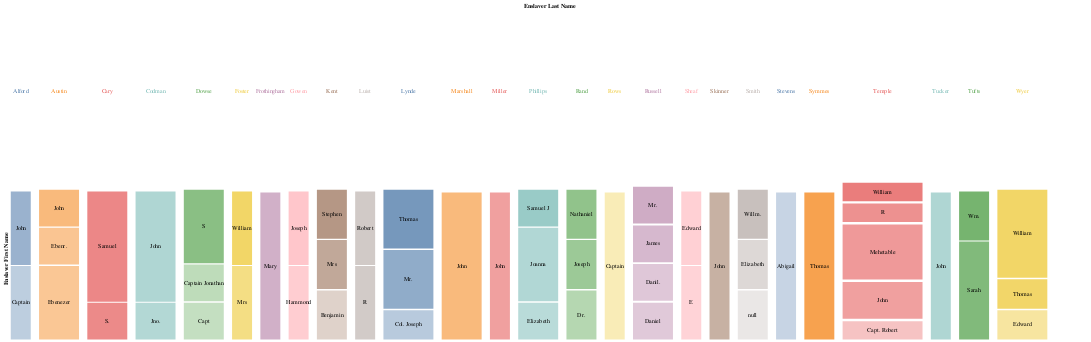

Notebook source saved alongside this figure:
### Code cell
base = (
    alt.Chart(data=multi_slaves)
    .transform_aggregate(count_="count()", groupby=["Enslaver Last Name", "Enslaver First Name"])
    .transform_stack(
        stack="count_",
        as_=["stack_count_Enslaver_Last_Name1", "stack_count_Enslaver_Last_Name2"],
        offset="normalize",
        sort=[alt.SortField("Enslaver Last Name", "ascending")],
        groupby=[],
    )
    .transform_window(
        x="min(stack_count_Enslaver_Last_Name1)",
        x2="max(stack_count_Enslaver_Last_Name2)",
        rank_First="dense_rank()",
        distinct_First="distinct(Enslaver First Name)",
        groupby=["Enslaver Last Name"],
        frame=[None, None],
        sort=[alt.SortField("Enslaver First Name", "ascending")],
    )
    .transform_window(
        rank_Last="dense_rank()",
        frame=[None, None],
        sort=[alt.SortField("Enslaver Last Name", "ascending")],
    )
    .transform_stack(
        stack="count_",
        groupby=["Enslaver Last Name"],
        as_=["y", "y2"],
        offset="normalize",
        sort=[alt.SortField("Enslaver First Name", "ascending")],
    )
    .transform_calculate(
        ny="datum.y + (datum.rank_First - 1) * datum.distinct_First * 0.01 / 3",
        ny2="datum.y2 + (datum.rank_First - 1) * datum.distinct_First * 0.01 / 3",
        nx="datum.x + (datum.rank_Last - 1) * 0.01",
        nx2="datum.x2 + (datum.rank_Last - 1) * 0.01",
        xc="(datum.nx+datum.nx2)/2",
        yc="(datum.ny+datum.ny2)/2",
    ).properties(
        height=300,
        width=2000
    )
)


rect = base.mark_rect().encode(
    x=alt.X("nx:Q").axis(None),
    x2="nx2",
    y="ny:Q",
    y2="ny2",
    color=alt.Color("Enslaver Last Name:N").legend(None),
    opacity=alt.Opacity("Enslaver First Name:N").legend(None),
    tooltip=["Enslaver Last Name:N", "Enslaver First Name:Q"],
)


text = base.mark_text(baseline="middle").encode(
    alt.X("xc:Q").axis(None),
    alt.Y("yc:Q").title("Enslaver First Name"),
    text="Enslaver First Name:N"
)

mosaic = rect + text

origin_labels = base.mark_text(baseline="middle", align="center").encode(
    alt.X("min(xc):Q").title("Enslaver Last Name").axis(orient="top"),
    alt.Color("Enslaver Last Name").legend(None),
    text="Enslaver Last Name",
)

(
    (origin_labels & mosaic)
    .resolve_scale(x="shared")
    .configure_view(stroke="")
    .configure_concat(spacing=10)
    .configure_axis(domain=False, ticks=False, labels=False, grid=False)
)

### Figure 1 — Vega-Lite specification as saved in the notebook (floating-point values rounded to 4 significant figures)
{"config": {"view": {"continuousWidth": 300, "continuousHeight": 300, "stroke": ""}, "axis": {"domain": false, "grid": false, "labels": false, "ticks": false}, "concat": {"spacing": 10}}, "vconcat": [{"mark": {"type": "text", "align": "center", "baseline": "middle"}, "encoding": {"color": {"field": "Enslaver Last Name", "legend": null, "type": "nominal"}, "text": {"field": "Enslaver Last Name", "type": "nominal"}, "x": {"aggregate": "min", "axis": {"orient": "top"}, "field": "xc", "title": "Enslaver Last Name", "type": "quantitative"}}, "height": 300, "transform": [{"aggregate": [{"op": "count", "as": "count_"}], "groupby": ["Enslaver Last Name", "Enslaver First Name"]}, {"groupby": [], "stack": "count_", "offset": "normalize", "sort": [{"field": "Enslaver Last Name", "order": "ascending"}], "as": ["stack_count_Enslaver_Last_Name1", "stack_count_Enslaver_Last_Name2"]}, {"window": [{"op": "min", "field": "stack_count_Enslaver_Last_Name1", "as": "x"}, {"op": "max", "field": "stack_count_Enslaver_Last_Name2", "as": "x2"}, {"op": "dense_rank", "field": "", "as": "rank_First"}, {"op": "distinct", "field": "Enslaver First Name", "as": "distinct_First"}], "frame": [null, null], "groupby": ["Enslaver Last Name"], "sort": [{"field": "Enslaver First Name", "order": "ascending"}]}, {"window": [{"op": "dense_rank", "field": "", "as": "rank_Last"}], "frame": [null, null], "sort": [{"field": "Enslaver Last Name", "order": "ascending"}]}, {"groupby": ["Enslaver Last Name"], "stack": "count_", "offset": "normalize", "sort": [{"field": "Enslaver First Name", "order": "ascending"}], "as": ["y", "y2"]}, {"calculate": "datum.y + (datum.rank_First - 1) * datum.distinct_First * 0.01 / 3", "as": "ny"}, {"calculate": "datum.y2 + (datum.rank_First - 1) * datum.distinct_First * 0.01 / 3", "as": "ny2"}, {"calculate": "datum.x + (datum.rank_Last - 1) * 0.01", "as": "nx"}, {"calculate": "datum.x2 + (datum.rank_Last - 1) * 0.01", "as": "nx2"}, {"calculate": "(datum.nx+datum.nx2)/2", "as": "xc"}, {"calculate": "(datum.ny+datum.ny2)/2", "as": "yc"}], "width": 2000}, {"layer": [{"mark": {"type": "rect"}, "encoding": {"color": {"field": "Enslaver Last Name", "legend": null, "type": "nominal"}, "opacity": {"field": "Enslaver First Name", "legend": null, "type": "nominal"}, "tooltip": [{"field": "Enslaver Last Name", "type": "nominal"}, {"field": "Enslaver First Name", "type": "quantitative"}], "x": {"axis": null, "field": "nx", "type": "quantitative"}, "x2": {"field": "nx2"}, "y": {"field": "ny", "type": "quantitative"}, "y2": {"field": "ny2"}}, "transform": [{"aggregate": [{"op": "count", "as": "count_"}], "groupby": ["Enslaver Last Name", "Enslaver First Name"]}, {"groupby": [], "stack": "count_", "offset": "normalize", "sort": [{"field": "Enslaver Last Name", "order": "ascending"}], "as": ["stack_count_Enslaver_Last_Name1", "stack_count_Enslaver_Last_Name2"]}, {"window": [{"op": "min", "field": "stack_count_Enslaver_Last_Name1", "as": "x"}, {"op": "max", "field": "stack_count_Enslaver_Last_Name2", "as": "x2"}, {"op": "dense_rank", "field": "", "as": "rank_First"}, {"op": "distinct", "field": "Enslaver First Name", "as": "distinct_First"}], "frame": [null, null], "groupby": ["Enslaver Last Name"], "sort": [{"field": "Enslaver First Name", "order": "ascending"}]}, {"window": [{"op": "dense_rank", "field": "", "as": "rank_Last"}], "frame": [null, null], "sort": [{"field": "Enslaver Last Name", "order": "ascending"}]}, {"groupby": ["Enslaver Last Name"], "stack": "count_", "offset": "normalize", "sort": [{"field": "Enslaver First Name", "order": "ascending"}], "as": ["y", "y2"]}, {"calculate": "datum.y + (datum.rank_First - 1) * datum.distinct_First * 0.01 / 3", "as": "ny"}, {"calculate": "datum.y2 + (datum.rank_First - 1) * datum.distinct_First * 0.01 / 3", "as": "ny2"}, {"calculate": "datum.x + (datum.rank_Last - 1) * 0.01", "as": "nx"}, {"calculate": "datum.x2 + (datum.rank_Last - 1) * 0.01", "as": "nx2"}, {"calculate": "(datum.nx+datum.nx2)/2", "as": "xc"}, {"calculate": "(datum.ny+datum.ny2)/2", "as": "yc"}]}, {"mark": {"type": "text", "baseline": "middle"}, "encoding": {"text": {"field": "Enslaver First Name", "type": "nominal"}, "x": {"axis": null, "field": "xc", "type": "quantitative"}, "y": {"field": "yc", "title": "Enslaver First Name", "type": "quantitative"}}, "transform": [{"aggregate": [{"op": "count", "as": "count_"}], "groupby": ["Enslaver Last Name", "Enslaver First Name"]}, {"groupby": [], "stack": "count_", "offset": "normalize", "sort": [{"field": "Enslaver Last Name", "order": "ascending"}], "as": ["stack_count_Enslaver_Last_Name1", "stack_count_Enslaver_Last_Name2"]}, {"window": [{"op": "min", "field": "stack_count_Enslaver_Last_Name1", "as": "x"}, {"op": "max", "field": "stack_count_Enslaver_Last_Name2", "as": "x2"}, {"op": "dense_rank", "field": "", "as": "rank_First"}, {"op": "distinct", "field": "Enslaver First Name", "as": "distinct_First"}], "frame": [null, null], "groupby": ["Enslaver Last Name"], "sort": [{"field": "Enslaver First Name", "order": "ascending"}]}, {"window": [{"op": "dense_rank", "field": "", "as": "rank_Last"}], "frame": [null, null], "sort": [{"field": "Enslaver Last Name", "order": "ascending"}]}, {"groupby": ["Enslaver Last Name"], "stack": "count_", "offset": "normalize", "sort": [{"field": "Enslaver First Name", "order": "ascending"}], "as": ["y", "y2"]}, {"calculate": "datum.y + (datum.rank_First - 1) * datum.distinct_First * 0.01 / 3", "as": "ny"}, {"calculate": "datum.y2 + (datum.rank_First - 1) * datum.distinct_First * 0.01 / 3", "as": "ny2"}, {"calculate": "datum.x + (datum.rank_Last - 1) * 0.01", "as": "nx"}, {"calculate": "datum.x2 + (datum.rank_Last - 1) * 0.01", "as": "nx2"}, {"calculate": "(datum.nx+datum.nx2)/2", "as": "xc"}, {"calculate": "(datum.ny+datum.ny2)/2", "as": "yc"}]}], "height": 300, "width": 2000}], "data": {"name": "data-e04330dd5e52659c462c085ce1a24668"}, "resolve": {"scale": {"x": "shared"}}, "$schema": "https://vega.github.io/schema/vega-lite/v5.17.0.json", "datasets": {"data-e04330dd5e52659c462c085ce1a24668": [{"Year of Record": 1741, "Total People Enslaved in Record": 1, "# Male": 0, "# Female": 1, "# Black": 1, "# Native": 0, "Name and/or Description": "Coelia", "Enslaver Last Name": "Alford", "Enslaver First Name": "Captain", "Town": "Charlestown", "Unique ID": "ID_1"}, {"Year of Record": 1751, "Total People Enslaved in Record": 1, "# Male": 0, "# Female": 1, "# Black": 1, "# Native": 0, "Name and/or Description": "Phillis", "Enslaver Last Name": "Alford", "Enslaver First Name": "John", "Town": "Charlestown", "Unique ID": "ID_2"}, {"Year of Record": 1749, "Total People Enslaved in Record": 1, "# Male": 0, "# Female": 1, "# Black": 1, "# Native": 0, "Name and/or Description": "Belinda ", "Enslaver Last Name": "Austin", "Enslaver First Name": "John", "Town": "Charlestown", "Unique ID": "ID_5"}, {"Year of Record": 1721, "Total People Enslaved in Record": 1, "# Male": 1, "# Female": 0, "# Black": 1, "# Native": 0, "Name and/or Description": "Cezar ", "Enslaver Last Name": "Austin", "Enslaver First Name": "Ebenr.", "Town": "Charlestown", "Unique ID": "ID_6"}, {"Year of Record": 1751, "Total People Enslaved in Record": 1, "# Male": 0, "# Female": 1, "# Black": 1, "# Native": 0, "Name and/or Description": "Grace", "Enslaver Last Name": "Austin", "Enslaver First Name": "Ebenezer", "Town": "Charlestown", "Unique ID": "ID_7"}, {"Year of Record": 1751, "Total People Enslaved in Record": 1, "# Male": 0, "# Female": 1, "# Black": 1, "# Native": 0, "Name and/or Description": "Nanne", "Enslaver Last Name": "Austin", "Enslaver First Name": "Ebenezer", "Town": "Charlestown", "Unique ID": "ID_8"}, {"Year of Record": 1741, "Total People Enslaved in Record": 1, "# Male": 1, "# Female": 0, "# Black": 1, "# Native": 0, "Name and/or Description": "Jupiter", "Enslaver Last Name": "Cary", "Enslaver First Name": "Samuel", "Town": "Charlestown", "Unique ID": "ID_16"}, {"Year of Record": 1741, "Total People Enslaved in Record": 1, "# Male": 0, "# Female": 1, "# Black": 1, "# Native": 0, "Name and/or Description": "Marcah", "Enslaver Last Name": "Cary", "Enslaver First Name": "Samuel", "Town": "Charlestown", "Unique ID": "ID_17"}, {"Year of Record": 1741, "Total People Enslaved in Record": 1, "# Male": 1, "# Female": 0, "# Black": 1, "# Native": 0, "Name and/or Description": "Tartar", "Enslaver Last Name": "Cary", "Enslaver First Name": "S.", "Town": "Charlestown", "Unique ID": "ID_18"}, {"Year of Record": 1741, "Total People Enslaved in Record": 1, "# Male": 1, "# Female": 0, "# Black": 1, "# Native": 0, "Name and/or Description": "Wenham", "Enslaver Last Name": "Cary", "Enslaver First Name": "Samuel", "Town": "Charlestown", "Unique ID": "ID_19"}, {"Year of Record": 1755, "Total People Enslaved in Record": 1, "# Male": 1, "# Female": 0, "# Black": 1, "# Native": 0, "Name and/or Description": "Mark", "Enslaver Last Name": "Codman", "Enslaver First Name": "John", "Town": "Charlestown", "Unique ID": "ID_24"}, {"Year of Record": 1755, "Total People Enslaved in Record": 1, "# Male": 0, "# Female": 1, "# Black": 1, "# Native": 0, "Name and/or Description": "Phebe ", "Enslaver Last Name": "Codman", "Enslaver First Name": "John", "Town": "Charlestown", "Unique ID": "ID_25"}, {"Year of Record": 1755, "Total People Enslaved in Record": 1, "# Male": 0, "# Female": 1, "# Black": 1, "# Native": 0, "Name and/or Description": "Phillis", "Enslaver Last Name": "Codman", "Enslaver First Name": "John", "Town": "Charlestown", "Unique ID": "ID_26"}, {"Year of Record": 1770, "Total People Enslaved in Record": 1, "# Male": 1, "# Female": 0, "# Black": 1, "# Native": 0, "Name and/or Description": "Pompey ", "Enslaver Last Name": "Codman", "Enslaver First Name": "Jno.", "Town": "Charlestown", "Unique ID": "ID_27"}, {"Year of Record": 1771, "Total People Enslaved in Record": 1, "# Male": 1, "# Female": 0, "# Black": 1, "# Native": 0, "Name and/or Description": "Bacchus", "Enslaver Last Name": "Dowse", "Enslaver First Name": "Capt", "Town": "Charlestown", "Unique ID": "ID_30"}, {"Year of Record": 1766, "Total People Enslaved in Record": 1, "# Male": 1, "# Female": 0, "# Black": 1, "# Native": 0, "Name and/or Description": "Juba", "Enslaver Last Name": "Dowse", "Enslaver First Name": "S", "Town": "Charlestown", "Unique ID": "ID_31"}, {"Year of Record": 1713, "Total People Enslaved in Record": 1, "# Male": 1, "# Female": 0, "# Black": 1, "# Native": 0, "Name and/or Description": "man", "Enslaver Last Name": "Dowse", "Enslaver First Name": "Captain Jonathan", "Town": "Charlestown", "Unique ID": "ID_32"}, {"Year of Record": 1746, "Total People Enslaved in Record": 1, "# Male": 0, "# Female": 1, "# Black": 1, "# Native": 0, "Name and/or Description": "Phillida", "Enslaver Last Name": "Dowse", "Enslaver First Name": "S", "Town": "Charlestown", "Unique ID": "ID_33"}, {"Year of Record": 1751, "Total People Enslaved in Record": 1, "# Male": 0, "# Female": 1, "# Black": 1, "# Native": 0, "Name and/or Description": "Dina", "Enslaver Last Name": "Foster", "Enslaver First Name": "Mrs", "Town": "Charlestown", "Unique ID": "ID_37"}, {"Year of Record": 1748, "Total People Enslaved in Record": 1, "# Male": 1, "# Female": 0, "# Black": 1, "# Native": 0, "Name and/or Description": "Pompey", "Enslaver Last Name": "Foster", "Enslaver First Name": "William", "Town": "Charlestown", "Unique ID": "ID_38"}, {"Year of Record": 1729, "Total People Enslaved in Record": 1, "# Male": 1, "# Female": 0, "# Black": 1, "# Native": 0, "Name and/or Description": "Jack ", "Enslaver Last Name": "Frothingham", "Enslaver First Name": "Mary", "Town": "Charlestown", "Unique ID": "ID_41"}, {"Year of Record": 1710, "Total People Enslaved in Record": 1, "# Male": 0, "# Female": 1, "# Black": 1, "# Native": 0, "Name and/or Description": "Robin", "Enslaver Last Name": "Frothingham", "Enslaver First Name": "Mary", "Town": "Charlestown", "Unique ID": "ID_42"}, {"Year of Record": 1742, "Total People Enslaved in Record": 1, "# Male": 0, "# Female": 1, "# Black": 1, "# Native": 0, "Name and/or Description": "Flora ", "Enslaver Last Name": "Gowen", "Enslaver First Name": "Joseph", "Town": "Charlestown", "Unique ID": "ID_45"}, {"Year of Record": 1762, "Total People Enslaved in Record": 1, "# Male": 1, "# Female": 0, "# Black": 1, "# Native": 0, "Name and/or Description": "Fortune", "Enslaver Last Name": "Gowen", "Enslaver First Name": "Hammond", "Town": "Charlestown", "Unique ID": "ID_46"}, {"Year of Record": 1762, "Total People Enslaved in Record": 1, "# Male": 0, "# Female": 1, "# Black": 1, "# Native": 0, "Name and/or Description": "Jane", "Enslaver Last Name": "Kent", "Enslaver First Name": "Mrs", "Town": "Charlestown", "Unique ID": "ID_53"}, {"Year of Record": 1753, "Total People Enslaved in Record": 1, "# Male": 0, "# Female": 1, "# Black": 1, "# Native": 0, "Name and/or Description": "Jenny", "Enslaver Last Name": "Kent", "Enslaver First Name": "Benjamin", "Town": "Charlestown", "Unique ID": "ID_54"}, {"Year of Record": 1753, "Total People Enslaved in Record": 1, "# Male": 0, "# Female": 1, "# Black": 1, "# Native": 0, "Name and/or Description": "Violet", "Enslaver Last Name": "Kent", "Enslaver First Name": "Stephen", "Town": "Charlestown", "Unique ID": "ID_55"}, {"Year of Record": 1749, "Total People Enslaved in Record": 1, "# Male": 1, "# Female": 0, "# Black": 1, "# Native": 0, "Name and/or Description": "Charlestown", "Enslaver Last Name": "Luist", "Enslaver First Name": "R", "Town": "Charlestown", "Unique ID": "ID_57"}, {"Year of Record": 1759, "Total People Enslaved in Record": 1, "# Male": 1, "# Female": 0, "# Black": 1, "# Native": 0, "Name and/or Description": "Jack", "Enslaver Last Name": "Luist", "Enslaver First Name": "Robert", "Town": "Charlestown", "Unique ID": "ID_58"}, {"Year of Record": 1771, "Total People Enslaved in Record": 1, "# Male": 1, "# Female": 0, "# Black": 1, "# Native": 0, "Name and/or Description": "Boston", "Enslaver Last Name": "Lynde", "Enslaver First Name": "Thomas", "Town": "Charlestown", "Unique ID": "ID_59"}, {"Year of Record": 1771, "Total People Enslaved in Record": 1, "# Male": 1, "# Female": 0, "# Black": 1, "# Native": 0, "Name and/or Description": "Cimbo", "Enslaver Last Name": "Lynde", "Enslaver First Name": "Thomas", "Town": "Charlestown", "Unique ID": "ID_60"}, {"Year of Record": 1713, "Total People Enslaved in Record": 1, "# Male": 0, "# Female": 0, "# Black": 1, "# Native": 0, "Name and/or Description": "servant", "Enslaver Last Name": "Lynde", "Enslaver First Name": "Col. Joseph", "Town": "Charlestown", "Unique ID": "ID_61"}, {"Year of Record": 1764, "Total People Enslaved in Record": 1, "# Male": 0, "# Female": 0, "# Black": 1, "# Native": 0, "Name and/or Description": "servant", "Enslaver Last Name": "Lynde", "Enslaver First Name": "Mr.", "Town": "Charlestown", "Unique ID": "ID_62"}, {"Year of Record": 1765, "Total People Enslaved in Record": 1, "# Male": 0, "# Female": 0, "# Black": 1, "# Native": 0, "Name and/or Description": "servant", "Enslaver Last Name": "Lynde", "Enslaver First Name": "Mr.", "Town": "Charlestown", "Unique ID": "ID_63"}, {"Year of Record": 1730, "Total People Enslaved in Record": 1, "# Male": 1, "# Female": 0, "# Black": 1, "# Native": 0, "Name and/or Description": "Cesar", "Enslaver Last Name": "Marshall", "Enslaver First Name": "John", "Town": "Charlestown", "Unique ID": "ID_64"}, {"Year of Record": 1730, "Total People Enslaved in Record": 1, "# Male": 1, "# Female": 0, "# Black": 1, "# Native": 0, "Name and/or Description": "Glocester", "Enslaver Last Name": "Marshall", "Enslaver First Name": "John", "Town": "Charlestown", "Unique ID": "ID_65"}, {"Year of Record": 1730, "Total People Enslaved in Record": 1, "# Male": 0, "# Female": 1, "# Black": 1, "# Native": 0, "Name and/or Description": "Phillis", "Enslaver Last Name": "Marshall", "Enslaver First Name": "John", "Town": "Charlestown", "Unique ID": "ID_66"}, {"Year of Record": 1730, "Total People Enslaved in Record": 1, "# Male": 1, "# Female": 0, "# Black": 1, "# Native": 0, "Name and/or Description": "Toney", "Enslaver Last Name": "Marshall", "Enslaver First Name": "John", "Town": "Charlestown", "Unique ID": "ID_67"}, {"Year of Record": 1752, "Total People Enslaved in Record": 1, "# Male": 0, "# Female": 1, "# Black": 1, "# Native": 0, "Name and/or Description": "Phillis", "Enslaver Last Name": "Miller", "Enslaver First Name": "John", "Town": "Charlestown", "Unique ID": "ID_68"}, {"Year of Record": 1752, "Total People Enslaved in Record": 1, "# Male": 1, "# Female": 0, "# Black": 1, "# Native": 0, "Name and/or Description": "Smith", "Enslaver Last Name": "Miller", "Enslaver First Name": "John", "Town": "Charlestown", "Unique ID": "ID_69"}, {"Year of Record": 1751, "Total People Enslaved in Record": 1, "# Male": 0, "# Female": 1, "# Black": 1, "# Native": 0, "Name and/or Description": "Jenny", "Enslaver Last Name": "Phillips", "Enslaver First Name": "Joanna", "Town": "Charlestown", "Unique ID": "ID_74"}, {"Year of Record": 1751, "Total People Enslaved in Record": 1, "# Male": 1, "# Female": 0, "# Black": 1, "# Native": 0, "Name and/or Description": "Middlesex", "Enslaver Last Name": "Phillips", "Enslaver First Name": "Samuel J", "Town": "Charlestown", "Unique ID": "ID_75"}, {"Year of Record": 1707, "Total People Enslaved in Record": 1, "# Male": 0, "# Female": 1, "# Black": 1, "# Native": 0, "Name and/or Description": "Nelle", "Enslaver Last Name": "Phillips", "Enslaver First Name": "Elizabeth", "Town": "Charlestown", "Unique ID": "ID_76"}, {"Year of Record": 1757, "Total People Enslaved in Record": 1, "# Male": 0, "# Female": 1, "# Black": 1, "# Native": 0, "Name and/or Description": "Phebe ", "Enslaver Last Name": "Phillips", "Enslaver First Name": "Joanna", "Town": "Charlestown", "Unique ID": "ID_77"}, {"Year of Record": 1755, "Total People Enslaved in Record": 1, "# Male": 1, "# Female": 0, "# Black": 1, "# Native": 0, "Name and/or Description": "Cato", "Enslaver Last Name": "Rand", "Enslaver First Name": "Dr. ", "Town": "Charlestown", "Unique ID": "ID_80"}, {"Year of Record": 1760, "Total People Enslaved in Record": 1, "# Male": 0, "# Female": 1, "# Black": 1, "# Native": 0, "Name and/or Description": "Dinah", "Enslaver Last Name": "Rand", "Enslaver First Name": "Nathaniel", "Town": "Charlestown", "Unique ID": "ID_81"}, {"Year of Record": 1770, "Total People Enslaved in Record": 1, "# Male": 1, "# Female": 0, "# Black": 1, "# Native": 0, "Name and/or Description": "Negro Man", "Enslaver Last Name": "Rand", "Enslaver First Name": "Joseph", "Town": "Charlestown", "Unique ID": "ID_82"}, {"Year of Record": 1708, "Total People Enslaved in Record": 1, "# Male": 1, "# Female": 0, "# Black": 1, "# Native": 0, "Name and/or Description": "Charles Dungeon", "Enslaver Last Name": "Rows", "Enslaver First Name": "Captain", "Town": "Charlestown", "Unique ID": "ID_84"}, {"Year of Record": 1708, "Total People Enslaved in Record": 1, "# Male": 1, "# Female": 0, "# Black": 1, "# Native": 0, "Name and/or Description": "Maudlin Ward", "Enslaver Last Name": "Rows", "Enslaver First Name": "Captain", "Town": "Charlestown", "Unique ID": "ID_85"}, {"Year of Record": 1721, "Total People Enslaved in Record": 1, "# Male": 1, "# Female": 0, "# Black": 1, "# Native": 0, "Name and/or Description": "Herriford ", "Enslaver Last Name": "Russell", "Enslaver First Name": "Danil.", "Town": "Charlestown", "Unique ID": "ID_87"}, {"Year of Record": 1741, "Total People Enslaved in Record": 1, "# Male": 0, "# Female": 1, "# Black": 1, "# Native": 0, "Name and/or Description": "Phillis", "Enslaver Last Name": "Russell", "Enslaver First Name": "James", "Town": "Charlestown", "Unique ID": "ID_88"}, {"Year of Record": 1764, "Total People Enslaved in Record": 1, "# Male": 1, "# Female": 0, "# Black": 1, "# Native": 0, "Name and/or Description": "Quace", "Enslaver Last Name": "Russell", "Enslaver First Name": "Daniel", "Town": "Charlestown", "Unique ID": "ID_89"}, {"Year of Record": 1725, "Total People Enslaved in Record": 1, "# Male": 0, "# Female": 1, "# Black": 1, "# Native": 0, "Name and/or Description": "Zilphah ", "Enslaver Last Name": "Russell", "Enslaver First Name": "Mr.", "Town": "Charlestown", "Unique ID": "ID_90"}, {"Year of Record": 1771, "Total People Enslaved in Record": 1, "# Male": 1, "# Female": 0, "# Black": 1, "# Native": 0, "Name and/or Description": "Cato", "Enslaver Last Name": "Sheaf", "Enslaver First Name": "Edward", "Town": "Charlestown", "Unique ID": "ID_93"}, {"Year of Record": 1771, "Total People Enslaved in Record": 1, "# Male": 0, "# Female": 1, "# Black": 1, "# Native": 0, "Name and/or Description": "Molly", "Enslaver Last Name": "Sheaf", "Enslaver First Name": "E", "Town": "Charlestown", "Unique ID": "ID_94"}, {"Year of Record": 1751, "Total People Enslaved in Record": 1, "# Male": 1, "# Female": 0, "# Black": 1, "# Native": 0, "Name and/or Description": "Dick", "Enslaver Last Name": "Skinner", "Enslaver First Name": "John", "Town": "Charlestown", "Unique ID": "ID_95"}, {"Year of Record": 1751, "Total People Enslaved in Record": 1, "# Male": 1, "# Female": 0, "# Black": 1, "# Native": 0, "Name and/or Description": "Duke", "Enslaver Last Name": "Skinner", "Enslaver First Name": "John", "Town": "Charlestown", "Unique ID": "ID_96"}, {"Year of Record": 1727, "Total People Enslaved in Record": 1, "# Male": 1, "# Female": 0, "# Black": 1, "# Native": 0, "Name and/or Description": "London ", "Enslaver Last Name": "Smith", "Enslaver First Name": "Willm.", "Town": "Charlestown", "Unique ID": "ID_97"}, {"Year of Record": 1717, "Total People Enslaved in Record": 1, "# Male": 0, "# Female": 1, "# Black": 1, "# Native": 0, "Name and/or Description": "Marca ", "Enslaver Last Name": "Smith", "Enslaver First Name": null, "Town": "Charlestown", "Unique ID": "ID_98"}, {"Year of Record": 1717, "Total People Enslaved in Record": 1, "# Male": 0, "# Female": 1, "# Black": 1, "# Native": 0, "Name and/or Description": "Meria", "Enslaver Last Name": "Smith", "Enslaver First Name": "Elizabeth", "Town": "Charlestown", "Unique ID": "ID_99"}, {"Year of Record": 1770, "Total People Enslaved in Record": 1, "# Male": 0, "# Female": 1, "# Black": 1, "# Native": 0, "Name and/or Description": "Dinah ", "Enslaver Last Name": "Stevens", "Enslaver First Name": "Abigail", "Town": "Charlestown", "Unique ID": "ID_101"}, {"Year of Record": 1756, "Total People Enslaved in Record": 1, "# Male": 1, "# Female": 0, "# Black": 1, "# Native": 0, "Name and/or Description": "Sambo ", "Enslaver Last Name": "Stevens", "Enslaver First Name": "Abigail", "Town": "Charlestown", "Unique ID": "ID_102"}, {"Year of Record": 1741, "Total People Enslaved in Record": 1, "# Male": 1, "# Female": 0, "# Black": 1, "# Native": 0, "Name and/or Description": "Boston ", "Enslaver Last Name": "Symmes", "Enslaver First Name": "Thomas", "Town": "Charlestown", "Unique ID": "ID_105"}, {"Year of Record": 1735, "Total People Enslaved in Record": 1, "# Male": 1, "# Female": 0, "# Black": 1, "# Native": 0, "Name and/or Description": "Cesar", "Enslaver Last Name": "Symmes", "Enslaver First Name": "Thomas", "Town": "Charlestown", "Unique ID": "ID_106"}, {"Year of Record": 1741, "Total People Enslaved in Record": 1, "# Male": 0, "# Female": 1, "# Black": 1, "# Native": 0, "Name and/or Description": "Cimbo ", "Enslaver Last Name": "Symmes", "Enslaver First Name": "Thomas", "Town": "Charlestown", "Unique ID": "ID_107"}, {"Year of Record": 1754, "Total People Enslaved in Record": 1, "# Male": 1, "# Female": 0, "# Black": 1, "# Native": 0, "Name and/or Description": "Bandon", "Enslaver Last Name": "Temple", "Enslaver First Name": "Mehetable", "Town": "Charlestown", "Unique ID": "ID_108"}, {"Year of Record": 1725, "Total People Enslaved in Record": 1, "# Male": 0, "# Female": 1, "# Black": 1, "# Native": 0, "Name and/or Description": "Dutches ", "Enslaver Last Name": "Temple", "Enslaver First Name": "Capt. Robert", "Town": "Charlestown", "Unique ID": "ID_109"}, {"Year of Record": 1754, "Total People Enslaved in Record": 1, "# Male": 1, "# Female": 0, "# Black": 1, "# Native": 0, "Name and/or Description": "Jack", "Enslaver Last Name": "Temple", "Enslaver First Name": "William", "Town": "Charlestown", "Unique ID": "ID_110"}, {"Year of Record": 1754, "Total People Enslaved in Record": 1, "# Male": 1, "# Female": 0, "# Black": 1, "# Native": 0, "Name and/or Description": "Jumbo", "Enslaver Last Name": "Temple", "Enslaver First Name": "R", "Town": "Charlestown", "Unique ID": "ID_111"}, {"Year of Record": 1754, "Total People Enslaved in Record": 1, "# Male": 1, "# Female": 0, "# Black": 1, "# Native": 0, "Name and/or Description": "Kerry", "Enslaver Last Name": "Temple", "Enslaver First Name": "Mehetable", "Town": "Charlestown", "Unique ID": "ID_112"}, {"Year of Record": 1754, "Total People Enslaved in Record": 1, "# Male": 1, "# Female": 0, "# Black": 1, "# Native": 0, "Name and/or Description": "Limerick", "Enslaver Last Name": "Temple", "Enslaver First Name": "John", "Town": "Charlestown", "Unique ID": "ID_113"}, {"Year of Record": 1754, "Total People Enslaved in Record": 1, "# Male": 0, "# Female": 1, "# Black": 1, "# Native": 0, "Name and/or Description": "Mallow", "Enslaver Last Name": "Temple", "Enslaver First Name": "Mehetable", "Town": "Charlestown", "Unique ID": "ID_114"}, {"Year of Record": 1754, "Total People Enslaved in Record": 1, "# Male": 1, "# Female": 0, "# Black": 1, "# Native": 0, "Name and/or Description": "Sambo", "Enslaver Last Name": "Temple", "Enslaver First Name": "John", "Town": "Charlestown", "Unique ID": "ID_115"}, {"Year of Record": 1732, "Total People Enslaved in Record": 1, "# Male": 1, "# Female": 0, "# Black": 1, "# Native": 0, "Name and/or Description": "Scipio", "Enslaver Last Name": "Tucker", "Enslaver First Name": "John", "Town": "Charlestown", "Unique ID": "ID_118"}, {"Year of Record": 1732, "Total People Enslaved in Record": 1, "# Male": 0, "# Female": 1, "# Black": 1, "# Native": 0, "Name and/or Description": "Violet", "Enslaver Last Name": "Tucker", "Enslaver First Name": "John", "Town": "Charlestown", "Unique ID": "ID_119"}, {"Year of Record": 1771, "Total People Enslaved in Record": 1, "# Male": 1, "# Female": 0, "# Black": 1, "# Native": 0, "Name and/or Description": "Jack ", "Enslaver Last Name": "Tufts", "Enslaver First Name": "Wm.", "Town": "Charlestown", "Unique ID": "ID_120"}, {"Year of Record": 1748, "Total People Enslaved in Record": 1, "# Male": 0, "# Female": 1, "# Black": 1, "# Native": 0, "Name and/or Description": "Nanne", "Enslaver Last Name": "Tufts", "Enslaver First Name": "Sarah", "Town": "Charlestown", "Unique ID": "ID_121"}, {"Year of Record": 1748, "Total People Enslaved in Record": 1, "# Male": 1, "# Female": 0, "# Black": 1, "# Native": 0, "Name and/or Description": "Reuben", "Enslaver Last Name": "Tufts", "Enslaver First Name": "Sarah", "Town": "Charlestown", "Unique ID": "ID_122"}, {"Year of Record": 1734, "Total People Enslaved in Record": 1, "# Male": 1, "# Female": 0, "# Black": 1, "# Native": 0, "Name and/or Description": "Cuffee ", "Enslaver Last Name": "Wyer", "Enslaver First Name": "William", "Town": "Charlestown", "Unique ID": "ID_130"}, {"Year of Record": 1748, "Total People Enslaved in Record": 1, "# Male": 1, "# Female": 0, "# Black": 1, "# Native": 0, "Name and/or Description": "Ephraim", "Enslaver Last Name": "Wyer", "Enslaver First Name": "Thomas", "Town": "Charlestown", "Unique ID": "ID_131"}, {"Year of Record": 1748, "Total People Enslaved in Record": 1, "# Male": 0, "# Female": 1, "# Black": 1, "# Native": 0, "Name and/or Description": "Grace ", "Enslaver Last Name": "Wyer", "Enslaver First Name": "William", "Town": "Charlestown", "Unique ID": "ID_132"}, {"Year of Record": 1734, "Total People Enslaved in Record": 1, "# Male": 0, "# Female": 1, "# Black": 1, "# Native": 0, "Name and/or Description": "Jenny ", "Enslaver Last Name": "Wyer", "Enslaver First Name": "William", "Town": "Charlestown", "Unique ID": "ID_133"}, {"Year of Record": 1748, "Total People Enslaved in Record": 1, "# Male": 1, "# Female": 0, "# Black": 1, "# Native": 0, "Name and/or Description": "Quash", "Enslaver Last Name": "Wyer", "Enslaver First Name": "Edward", "Town": "Charlestown", "Unique ID": "ID_134"}]}}
